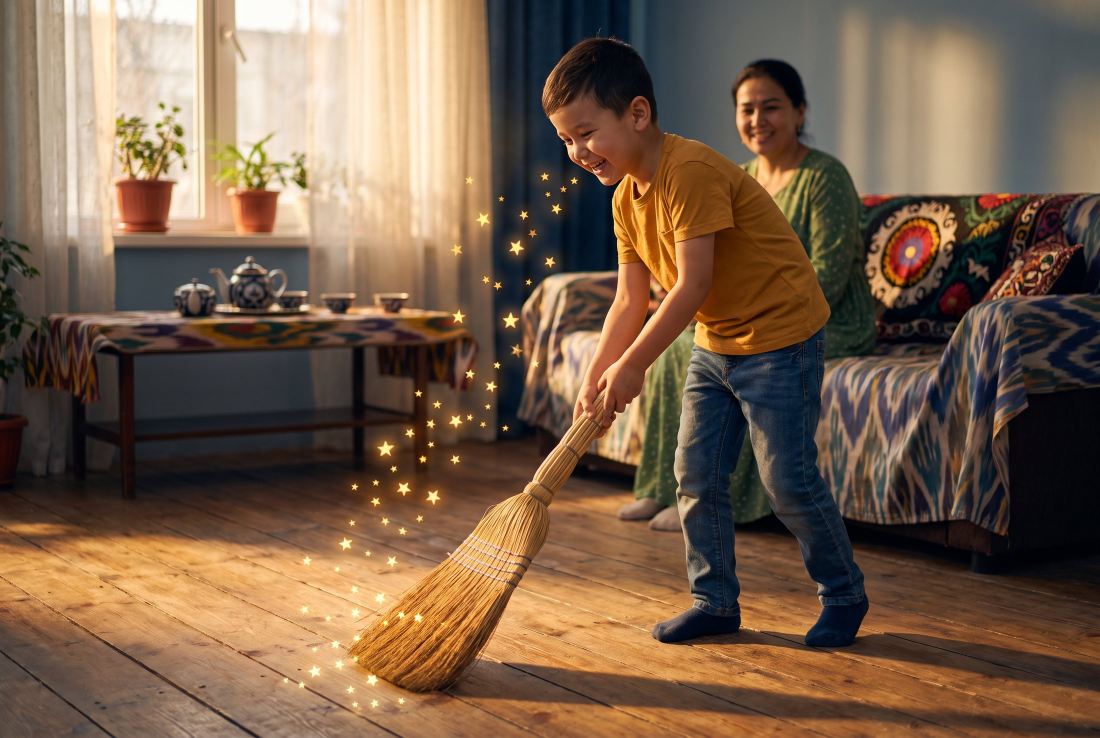
#> input picture img/hero.jpg, 2200 x 1476 px, given in place of hero.png, which was not available (shown at 1/2 size)
$ python images.py
#> lines starting #> are read from the running program, lines starting #| are printed output that depends on the picture
"""Prepares pictures for the site: photos (scratch/gen), app screens (scratch/app), task art (the app's assets).
Run: python -I tools/images.py [path to the app project]"""
import sys, glob, os
from PIL import Image, ImageFilter
ROOT = os.path.dirname(os.path.dirname(os.path.abspath(__file__)))
APP = sys.argv[1] if len(sys.argv) > 1 else r'E:\Programs\yulduzbola'
out = os.path.join(ROOT, 'public', 'img')
for d in ('', 'app', 'tasks'): os.makedirs(os.path.join(out, d), exist_ok=True)

def save(im, name, w, q=84):
    im = im.convert('RGB')
    if im.width > w: im = im.resize((w, round(w * im.height / im.width)), Image.LANCZOS)
    im.save(os.path.join(out, name), quality=q, optimize=True, progressive=True)
    print(name, im.size, os.path.getsize(os.path.join(out, name)) // 1024, 'KB')

g = lambda n: Image.open(os.path.join(ROOT, 'scratch', 'gen', n + '.png'))
#> further down, hero is the input picture: PIL image 2200x1476 RGB; mean R, G, B 120.1, 95.5, 74.2
#| hero.jpg (2200, 1476) 418 KB
#| hero-m.jpg (1100, 1118) 190 KB
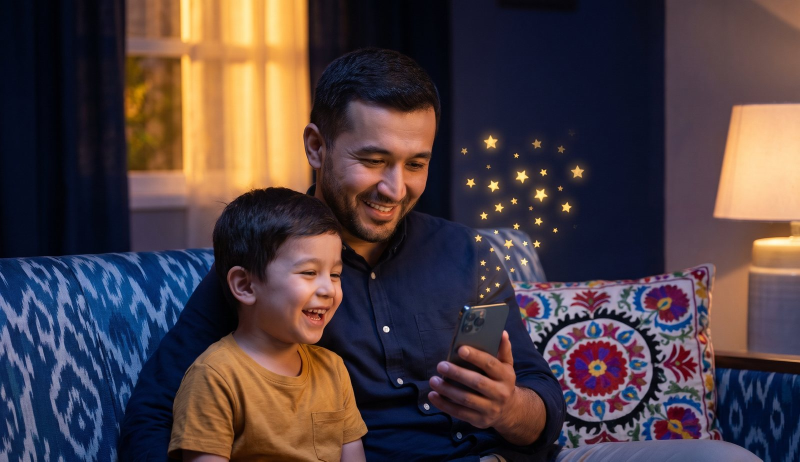
#> input picture img/father.jpg, 1600 x 923 px, given in place of father.png, which was not available (shown at 1/2 size)
#> further down, f is the input picture: PIL image 1600x923 RGB; mean R, G, B 76.3, 61.9, 65.4
#> call 3 of save, with name = 'father.jpg', w = 1600, q = 84
#> in save (call 3), `im = im.convert('RGB')`:
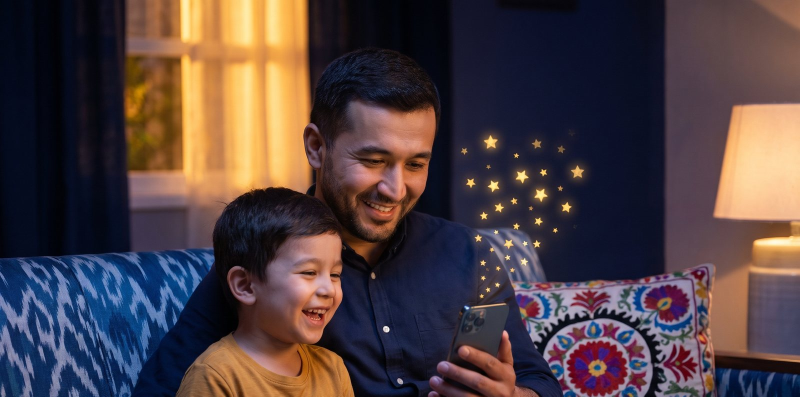
#> im: PIL image 1600x793 RGB (shown at 1/2 size); mean R, G, B 78.3, 63.2, 65.7
#| father.jpg (1600, 793) 147 KB
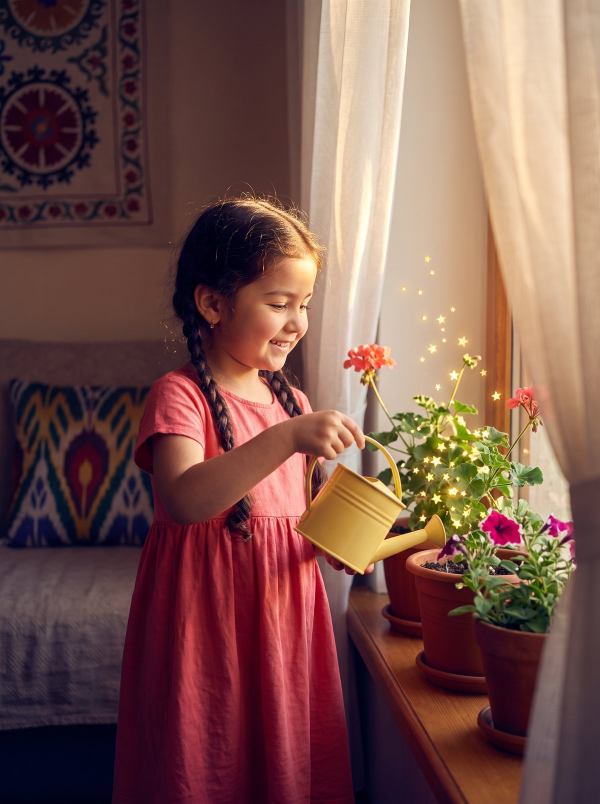
#> input picture img/girl.jpg, 1200 x 1607 px, given in place of girl.png, which was not available (shown at 1/2 size)
#> in save, im is the input picture: PIL image 1200x1607 RGB; mean R, G, B 121.7, 84.7, 77.2
#| girl.jpg (1200, 1607) 207 KB
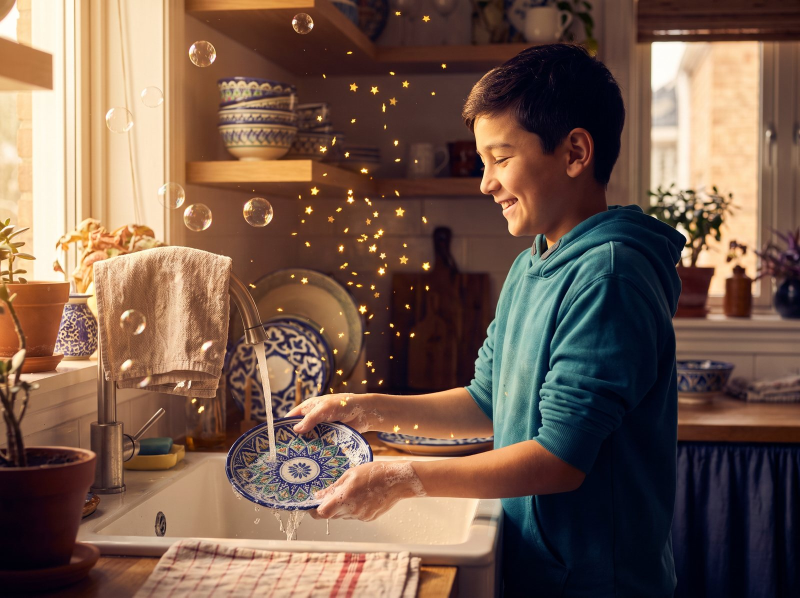
#> input picture img/teen.jpg, 1600 x 1195 px, given in place of teen.png, which was not available (shown at 1/2 size)
#> in save, im is the input picture: PIL image 1600x1195 RGB; mean R, G, B 117.9, 91.9, 77.2
#| teen.jpg (1600, 1195) 262 KB
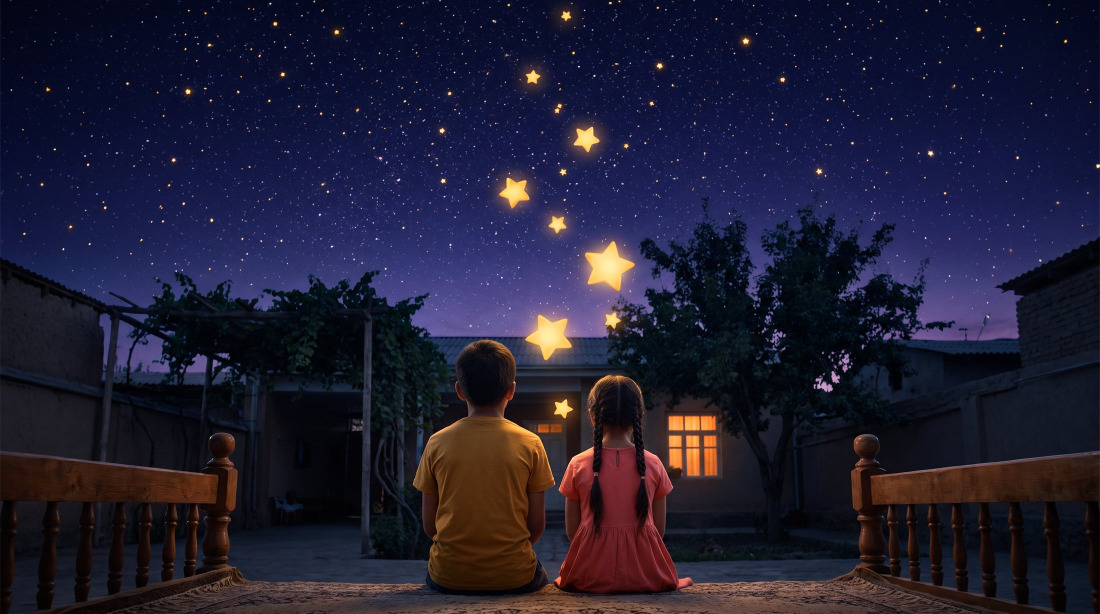
#> input picture img/night.jpg, 2200 x 1228 px, given in place of night.png, which was not available (shown at 1/2 size)
hero = g('hero'); save(hero, 'hero.jpg', 2200)
w, h = hero.size  # phone crop: the boy and the stars, portrait
save(hero.crop((int(w * .22), 0, int(w * .88), h)), 'hero-m.jpg', 1100)
f = g('father'); save(f.crop((0, 0, f.width, int(f.height * .86))), 'father.jpg', 1600)
save(g('girl'), 'girl.jpg', 1200); save(g('teen'), 'teen.jpg', 1600); save(g('night'), 'night.jpg', 2200)
#> in save, im is the input picture: PIL image 2200x1228 RGB; mean R, G, B 32, 29.1, 50.6
#| night.jpg (2200, 1228) 346 KB

def edge(shot, y):
    """One pixel row of the screen as a strip colour. Text or pictures crossing the row are replaced by the
    row's usual (median) colour, so the strip stays clean; a soft background gradient is kept."""
    row = shot.crop((0, y, 780, y + 1))
    px = list(row.getdata())
    med = tuple(sorted(c[i] for c in px)[len(px) // 2] for i in range(3))
    row.putdata([c if max(abs(c[i] - med[i]) for i in range(3)) < 14 else med for c in px])
    return row.filter(ImageFilter.BoxBlur(12))


for p in glob.glob(os.path.join(ROOT, 'scratch', 'app', '*-??.png')):
    shot = Image.open(p).convert('RGB').resize((780, 1688), Image.LANCZOS)
    # room for the phone's status bar (top) and home bar (bottom), filled with the screen's own edge colours
    TOP, BOTTOM = 88, 48
    im = Image.new('RGB', (780, TOP + 1688 + BOTTOM))
    im.paste(edge(shot, 3).resize((780, TOP)), (0, 0))
    im.paste(shot, (0, TOP))
    im.paste(edge(shot, 1684).resize((780, BOTTOM)), (0, TOP + 1688))
    n = os.path.basename(p)[:-4] + '.webp'; im.save(os.path.join(out, 'app', n), quality=88, method=6)
print('app screens done')
for p in glob.glob(os.path.join(APP, 'assets', 'images', 'task-*.*')):
    n = os.path.basename(p).split('.')[0].replace('task-', '')
    Image.open(p).convert('RGB').resize((640, 640), Image.LANCZOS).save(os.path.join(out, 'tasks', n + '.webp'), quality=86, method=6)
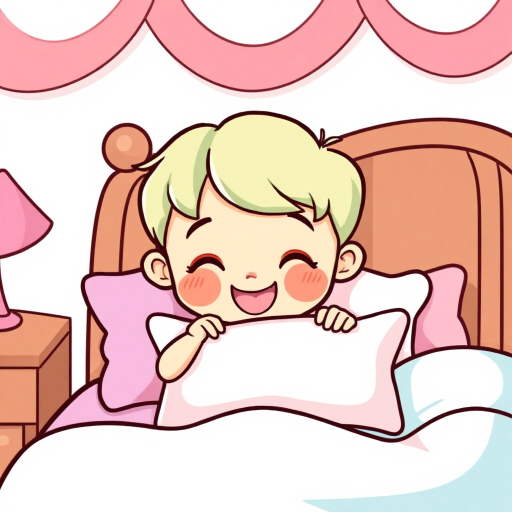
#> input picture demo/assets/assets/images/task-bed.jpg, 1024 x 1024 px (shown at 1/2 size)
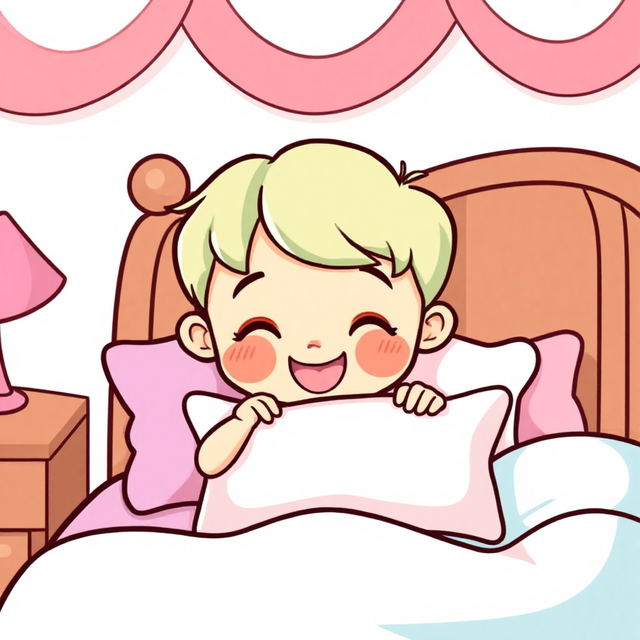
#> saved as bed.webp: PIL image 640x640 RGB; mean R, G, B 232.4, 200.6, 193
#> pass 2 of the loop `for p in glob.glob(os.path.join(APP, 'assets', 'images', 'task-*.*')):`:
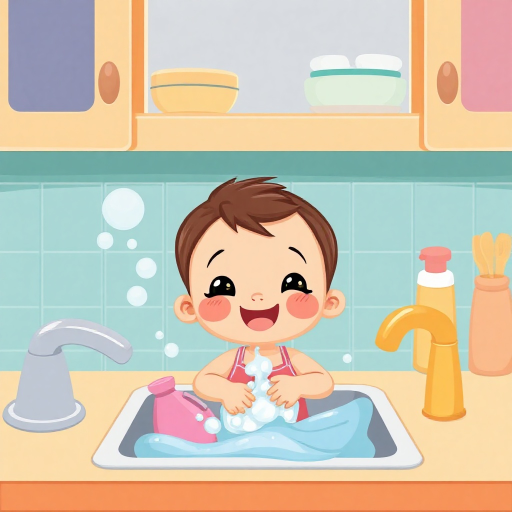
#> input picture demo/assets/assets/images/task-dishes.jpg, 1024 x 1024 px (shown at 1/2 size)
#> `Image.open(p).convert('RGB').resize((640, 640), Image.LANCZOS).save(os..`:
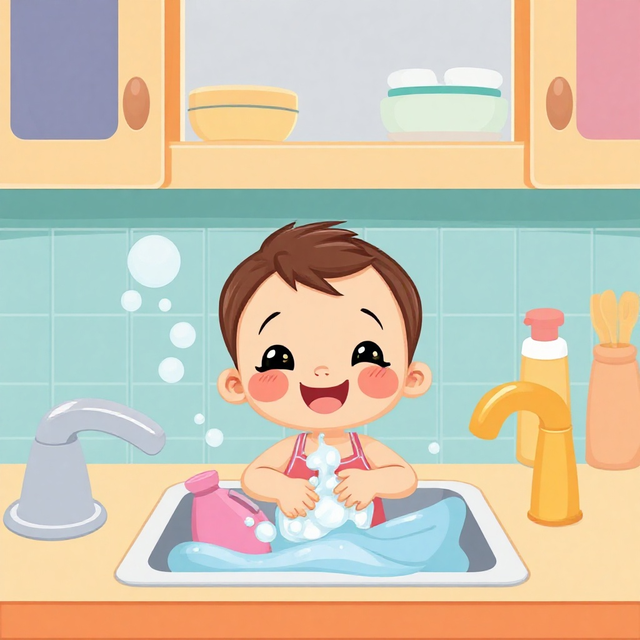
#> saved as dishes.webp: PIL image 640x640 RGB; mean R, G, B 206, 196.2, 175.8
#> pass 3 of the loop `for p in glob.glob(os.path.join(APP, 'assets', 'images', 'task-*.*')):`:
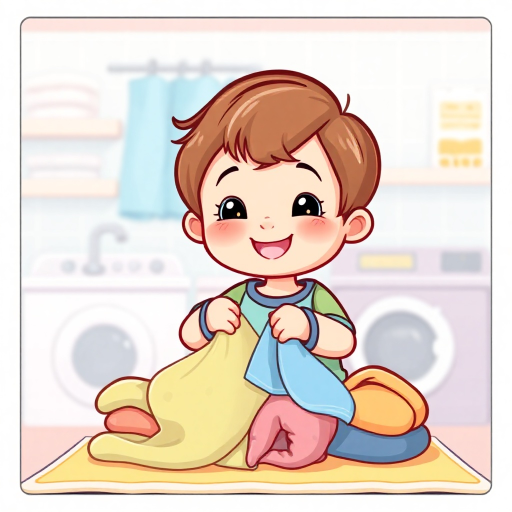
#> input picture demo/assets/assets/images/task-laundry.jpg, 1024 x 1024 px (shown at 1/2 size)
#> `Image.open(p).convert('RGB').resize((640, 640), Image.LANCZOS).save(os..`:
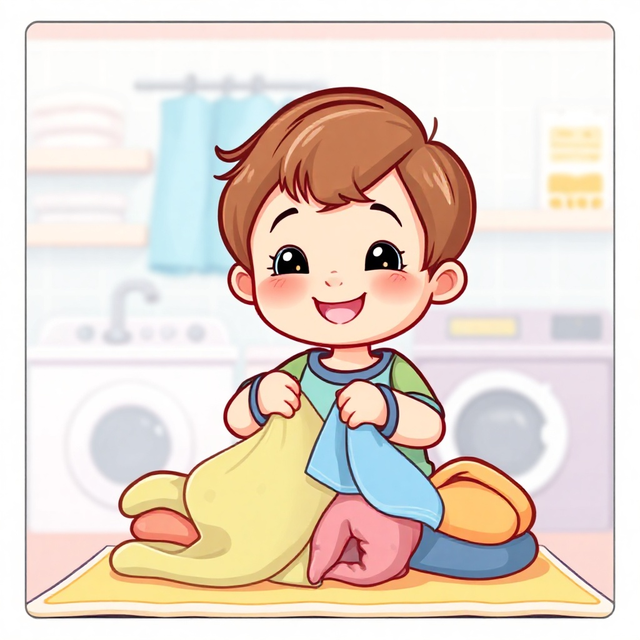
#> saved as laundry.webp: PIL image 640x640 RGB; mean R, G, B 229.7, 215, 204.2
print('task art done')
